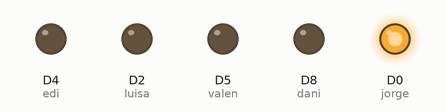
Simulated run of this program. Board: ESP8266 (NodeMCU). Parts: output pins drawn as LEDs (lit = HIGH).

Above: at 0.2 s.
At 1.2 s:
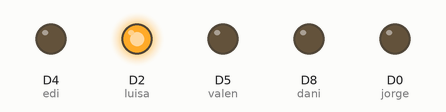
At 3.2 s:
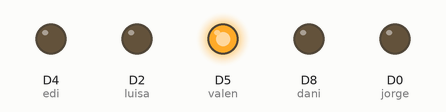
At 4.2 s:
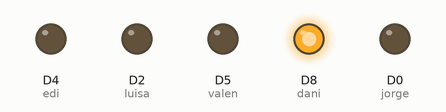
At 6.5 s:
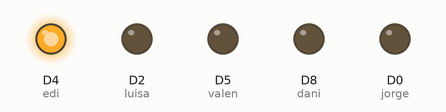
At 9.5 s:
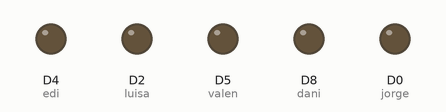
Timing chart, 0 to 14.3 s (numbered marks = the images above):
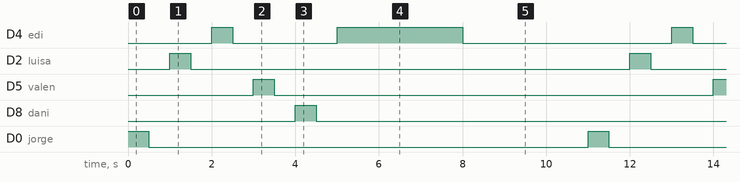

Measured:
- by itself, D4 (edi): repeats every 11.0 s: LOW 2.5 s, HIGH 3.0 s, LOW 5.0 s, HIGH 0.50 s
- by itself, D2 (luisa), D5 (valen), D8 (dani), D0 (jorge): alternates HIGH for 0.50 s and LOW for 10.5 s
- by itself, everything shown: repeats every 11.0 s, in 12 steps

The program:

main.cpp
```cpp
#include <Arduino.h>
#include <ESP8266WiFi.h>

#define jorge D0
#define luisa D2
#define edi D4
#define valen D5
#define dani D8

#define prueba LED_BUILTIN


void setup() {
  // put your setup code here, to run once:
  pinMode(jorge, OUTPUT);
  pinMode(luisa, OUTPUT);
  pinMode(edi, OUTPUT);
  pinMode(valen, OUTPUT);
  pinMode(dani, OUTPUT);
  pinMode(prueba, OUTPUT);
}

void loop() {
  // put your mai n code here, to run repeatedly:
  digitalWrite(jorge, HIGH);
  delay(500);
  digitalWrite(jorge, LOW);
  delay(500);
  digitalWrite(luisa, HIGH);
  delay(500);
  digitalWrite(luisa, LOW);
  delay(500);
  digitalWrite(edi, HIGH);
  delay(500);
  digitalWrite(edi, LOW);
  delay(500);
  digitalWrite(valen, HIGH);
  delay(500);
  digitalWrite(valen, LOW);
  delay(500);
  digitalWrite(dani, HIGH);
  delay(500);
  digitalWrite(dani, LOW);
  delay(500);
  digitalWrite(prueba, HIGH);
  delay(3000);
  digitalWrite(prueba, LOW);
  delay(3000);
}
```
